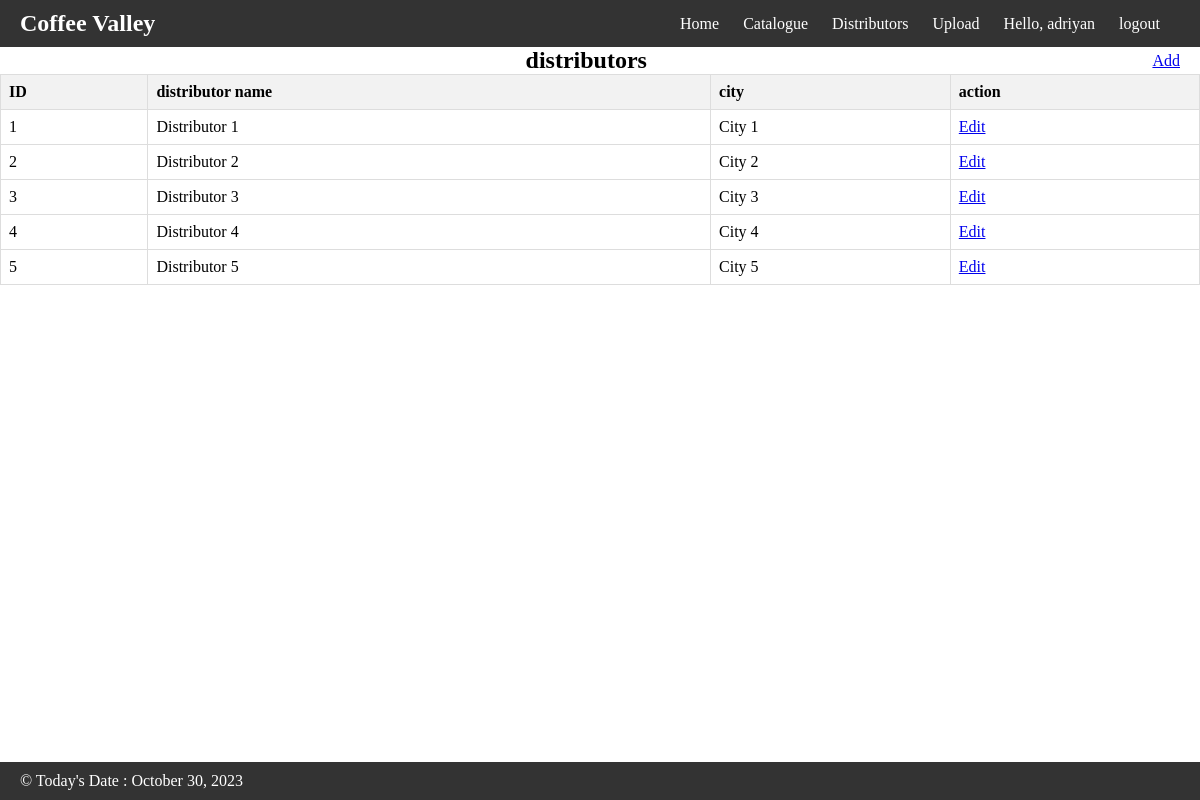
The page /distributors.php (signed in) on the database its author committed.
### tables this page shows
CREATE TABLE `users` (
  `id` int(11) NOT NULL,
  `username` varchar(50) NOT NULL,
  `password` varchar(255) NOT NULL,
  `created_at` timestamp NOT NULL DEFAULT current_timestamp()
);

CREATE TABLE `distributor` (
  `id` int(11) NOT NULL,
  `distributor_name` varchar(255) NOT NULL,
  `city` varchar(255) NOT NULL,
  `region` varchar(255) NOT NULL,
  `country` varchar(255) NOT NULL,
  `phone` varchar(20) NOT NULL,
  `email` varchar(255) NOT NULL
);

### distributors.php (the view, shortened to what this page needs)
<?php
include 'config.php';
$query = "SELECT * FROM distributor";
$result = $koneksi->query($query);
?>
<?php include 'partial/header.php'; ?>
<div class="container">
    <h2>distributors</h2>
    <a href="add_distributor.php"> Add</a>
</div>
<div>
    <table class="catalog-table">
        <tr>
            <th>ID</th>
            <th>distributor name</th>
            <th>city</th>
            <th>action</th>
        </tr>
        <?php
        while ($row = $result->fetch_assoc()) {
            echo "<tr>";
            echo "<td>" . $row['id'] . "</td>";
            echo "<td>" . $row['distributor_name'] . "</td>";
            echo "<td>" . $row['city'] . "</td>";
            echo "<td><a href='edit_distributor.php?id=" . $row['id'] . "'>Edit</a></td>";
            echo "</tr>";
        }
        ?>
    </table>
</div>
<?php include 'partial/footer.php'; ?>

### partial/header.php (shortened to what this page needs)
<?php
include 'config.php';
$user_id = $_SESSION['user_id'];
$query = "SELECT username FROM users WHERE id = ?";
$stmt = $koneksi->prepare($query);
$stmt->bind_param('i', $user_id);
$stmt->execute();
$stmt->bind_result($username);
?>
<!DOCTYPE html>
<html lang="en">
<head>
    <link rel="stylesheet" href="asset/style.css">
</head>
<body>
    <header>
        <nav>
            <div class="container">
                <h1>Coffee Valley</h1>
                <ul>
                    <li><a href="home.php">Home</a></li>
                    <li><a href="catalogue.php">Catalogue</a></li>
                    <li><a href="Distributors.php">Distributors</a></li>
                    <li><a href="upload.php">Upload</a></li>
                    <li>
                        <?php echo 'Hello, ' . $username; ?>
                    </li>
                    <li>
                        <a href="auth/logout.php">logout</a>
                    </li>
                </ul>
            </div>
        </nav>
    </header>

### asset/style.css (style rules this page uses)
* { margin: 0; padding: 0; box-sizing: border-box; }
header { background-color: #333; color: #fff; padding: 10px 0; }
.container { max-width: 1200px; margin: 0 auto; padding: 0 20px; display: flex; justify-content: space-between; align-items: center; }
h1 { font-size: 24px; }
nav ul { list-style: none; }
nav ul li { display: inline; margin-right: 20px; }
nav ul li a { text-decoration: none; color: #fff; }
.catalog-table { width: 100%; border-collapse: collapse; }
.catalog-table th, .catalog-table td { border: 1px solid #ddd; padding: 8px; text-align: left; }
.catalog-table th { background-color: #f2f2f2; }

### rows shown on the page
users: username "adriyan"
distributor: id "1", distributor_name "Distributor 1", city "City 1"
distributor: id "2", distributor_name "Distributor 2", city "City 2"
distributor: id "3", distributor_name "Distributor 3", city "City 3"
distributor: id "4", distributor_name "Distributor 4", city "City 4"
distributor: id "5", distributor_name "Distributor 5", city "City 5"
